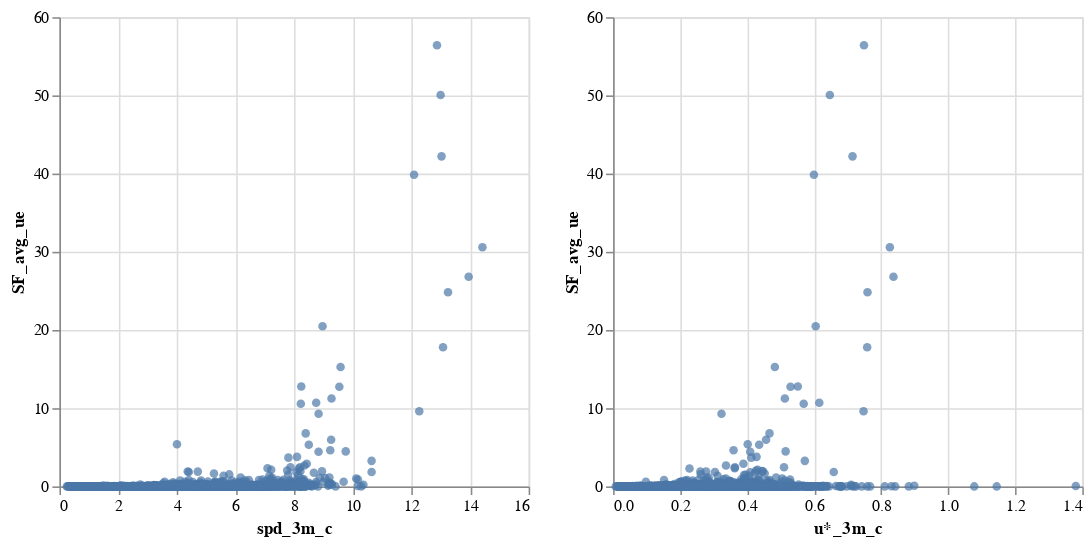

The code cell stored with this chart in its notebook:
### Code cell
bsflux_vs_spd = alt.Chart(
    sos_df[['spd_3m_c', 'SF_avg_ue']]
).mark_circle().encode(
    alt.X('spd_3m_c'),
    alt.Y('SF_avg_ue')
)

bsflux_vs_ustar = alt.Chart(
    sos_df[['u*_3m_c', 'SF_avg_ue']]
).mark_circle().encode(
    alt.X('u*_3m_c'),
    alt.Y('SF_avg_ue')
)

bsflux_vs_spd | bsflux_vs_ustar

### Figure 1 — Vega-Lite specification as saved in the notebook (floating-point values rounded to 4 significant figures; data arrays with more than 128 entries replaced by an {"elided": "..."} marker saying what was removed)
{"config": {"view": {"continuousWidth": 300, "continuousHeight": 300}}, "hconcat": [{"data": {"name": "data-5943f7e7f5531c0dfa7f21b53838dfe5"}, "mark": {"type": "circle"}, "encoding": {"x": {"field": "spd_3m_c", "type": "quantitative"}, "y": {"field": "SF_avg_ue", "type": "quantitative"}}}, {"data": {"name": "data-b65eff459f050dee8ae502e7b15b5a3b"}, "mark": {"type": "circle"}, "encoding": {"x": {"field": "u*_3m_c", "type": "quantitative"}, "y": {"field": "SF_avg_ue", "type": "quantitative"}}}], "$schema": "https://vega.github.io/schema/vega-lite/v5.20.1.json", "datasets": {"data-5943f7e7f5531c0dfa7f21b53838dfe5": {"elided": "11074 records"}, "data-b65eff459f050dee8ae502e7b15b5a3b": {"elided": "11074 records"}}}
